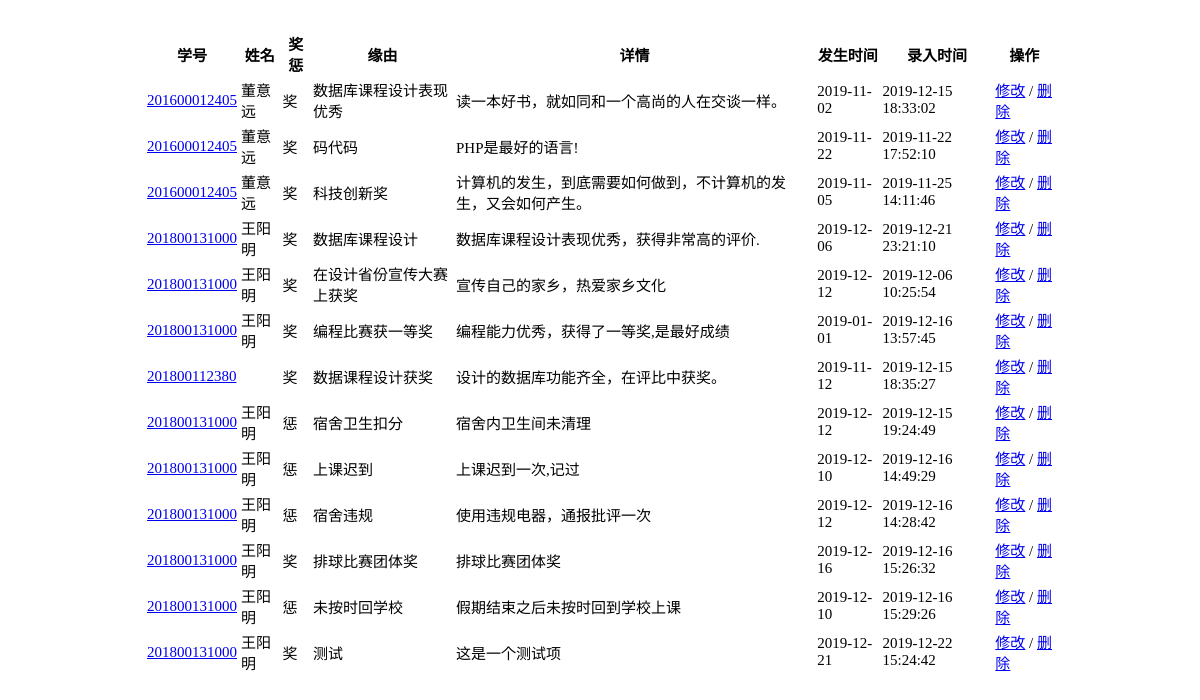
The app's page /admin/fun/getLog.php with its own data.
### tables this page shows
CREATE TABLE `student_log` (
  `sid` varchar(12) DEFAULT NULL,
  `type` char(1) DEFAULT NULL,
  `reason` varchar(30) DEFAULT NULL,
  `detail` varchar(100) DEFAULT NULL,
  `logdate` date DEFAULT NULL,
  `addtime` datetime DEFAULT NULL
);

### admin/fun/getLog.php (the view, shortened to what this page needs)
<!DOCTYPE html>
<html lang="en">
<head>
    <link rel="stylesheet" type="text/css" href="../css/fun.css">
</head>
<body>
<table>
    <tr>
        <th>学号</th>
        <th>姓名</th>
        <th>奖惩</th>
        <th>缘由</th>
        <th>详情</th>
        <th>发生时间</th>
        <th>录入时间</th>
        <th>操作</th>
    </tr>
    <?php
    require_once("../../config/database.php");
    $com='select * from student_log left join (select sid sid2,name from student) as sname on student_log.sid=sname.sid2 where 1=1 ' ;
    $result=mysqli_query($db,$com);
    if($result){
        while($row=mysqli_fetch_object($result)){
            ?>
            <tr>
                <td><?php echo '<a href="./modiLog.php?sid='.$row->sid.'">'.$row->sid.'</a>';?></td>
                <td><?php echo $row->name ?></td>
                <td><?php
                    if ($row->type==1){
                        echo '奖';
                    }
                    else{
                        echo '惩';
                    }
                    ?></td>
                <td><?php echo $row->reason ?></td>
                <td><?php echo $row->detail ?></td>
                <td><?php echo $row->logdate ?></td>
                <td><?php echo $row->addtime ?></td>
                <td><a href="modiLog.php?sid=<?php echo $row->sid."&addtime=".$row->addtime; ?>">修改</a> / <a href="delLog.php?sid=<?php echo $row->sid."&addtime=".$row->addtime; ?>">删除</a></td>
            </tr>
            <?php
        }
    }
    ?>
</table>
</body>
</html>

### admin/css/fun.css (style rules this page uses)
body { margin: 30px; }
table { width:80%; margin: 0 auto; font-size: 15px; }

### records on screen
student_log: sid "201600012405", name "董意远", type "奖", reason "数据库课程设计表现优秀", detail "读一本好书，就如同和一个高尚的人在交谈一样。", logdate "2019-11-02", addtime "2019-12-15 18:33:02"
student_log: sid "201600012405", name "董意远", type "奖", reason "码代码", detail "PHP是最好的语言!", logdate "2019-11-22", addtime "2019-11-22 17:52:10"
student_log: sid "201600012405", name "董意远", type "奖", reason "科技创新奖", detail "计算机的发生，到底需要如何做到，不计算机的发生，又会如何产生。", logdate "2019-11-05", addtime "2019-11-25 14:11:46"
student_log: sid "201800131000", name "王阳明", type "奖", reason "数据库课程设计", detail "数据库课程设计表现优秀，获得非常高的评价.", logdate "2019-12-06", addtime "2019-12-21 23:21:10"
student_log: sid "201800131000", name "王阳明", type "奖", reason "在设计省份宣传大赛上获奖", detail "宣传自己的家乡，热爱家乡文化", logdate "2019-12-12", addtime "2019-12-06 10:25:54"
student_log: sid "201800131000", name "王阳明", type "奖", reason "编程比赛获一等奖", detail "编程能力优秀，获得了一等奖,是最好成绩", logdate "2019-01-01", addtime "2019-12-16 13:57:45"
student_log: sid "201800112380", type "奖", reason "数据课程设计获奖", detail "设计的数据库功能齐全，在评比中获奖。", logdate "2019-11-12", addtime "2019-12-15 18:35:27"
student_log: sid "201800131000", name "王阳明", type "惩", reason "宿舍卫生扣分", detail "宿舍内卫生间未清理", logdate "2019-12-12", addtime "2019-12-15 19:24:49"
student_log: sid "201800131000", name "王阳明", type "惩", reason "上课迟到", detail "上课迟到一次,记过", logdate "2019-12-10", addtime "2019-12-16 14:49:29"
student_log: sid "201800131000", name "王阳明", type "惩", reason "宿舍违规", detail "使用违规电器，通报批评一次", logdate "2019-12-12", addtime "2019-12-16 14:28:42"
student_log: sid "201800131000", name "王阳明", type "奖", reason "排球比赛团体奖", detail "排球比赛团体奖", logdate "2019-12-16", addtime "2019-12-16 15:26:32"
student_log: sid "201800131000", name "王阳明", type "惩", reason "未按时回学校", detail "假期结束之后未按时回到学校上课", logdate "2019-12-10", addtime "2019-12-16 15:29:26"
student_log: sid "201800131000", name "王阳明", type "奖", reason "测试", detail "这是一个测试项", logdate "2019-12-21", addtime "2019-12-22 15:24:42"
